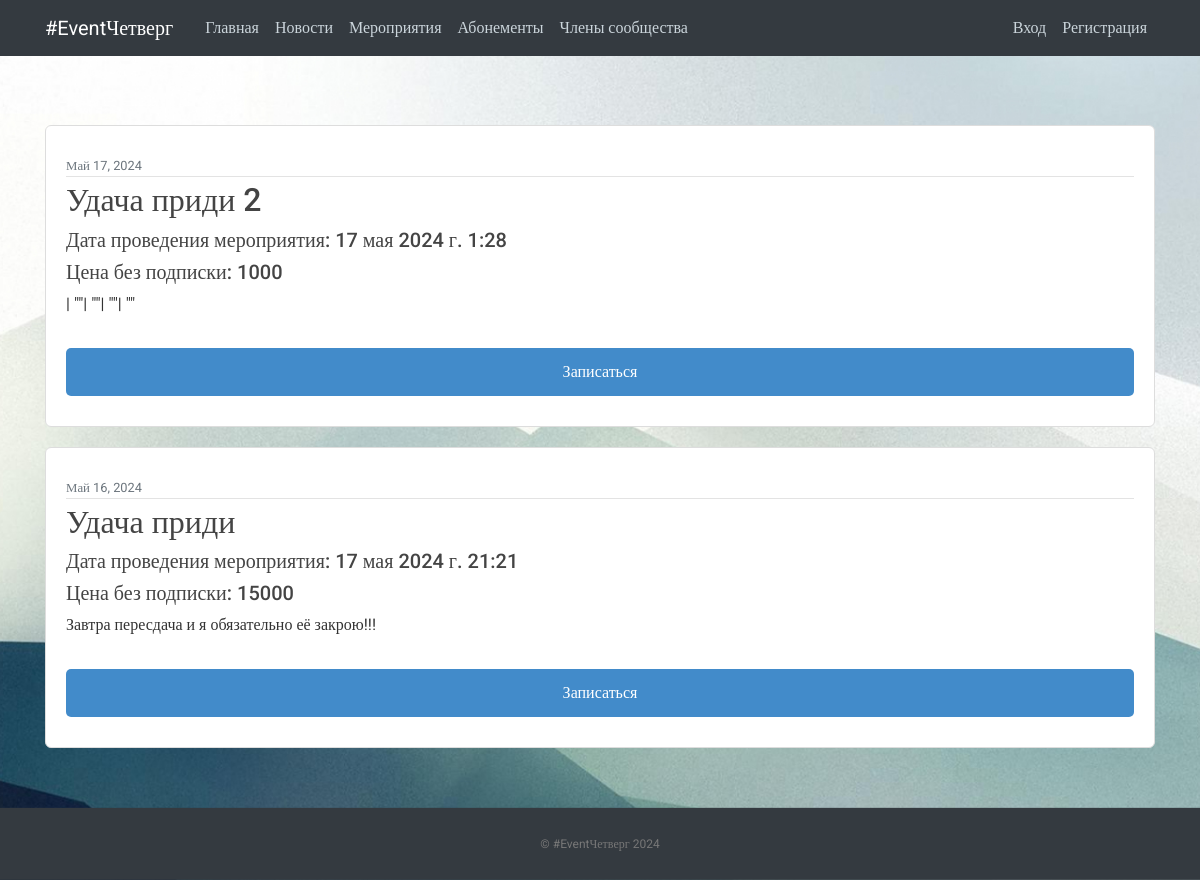
Page /events/ on the earlier database version.
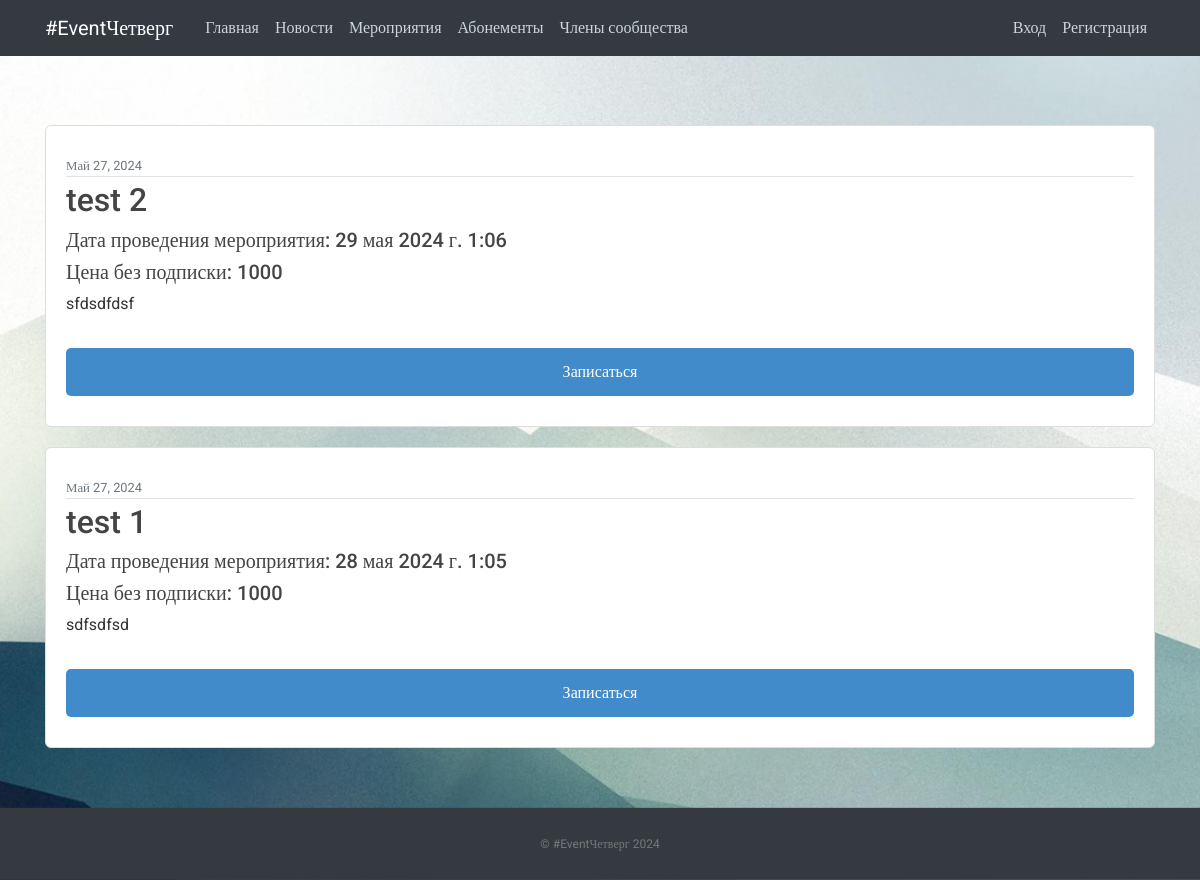
Same page on the later database version.
### vkr/models.py (models this page shows, shortened)
class Event (models.Model):
    title = models.CharField(max_length=100)
    content = models.TextField()
    date_posted = models.DateTimeField(default=timezone.now)
    is_active = models.BooleanField(default=True)
    event_date = models.DateTimeField(default=timezone.now)
    event_price = models.IntegerField(default=1000)

### vkr/views.py (the view)
# urls.py: path('events/', EventListView.as_view(), name='vkr-events'),
class EventListView(ListView):
    queryset = Event.objects.filter(is_active=True)
    template_name = 'vkr/events.html'
    context_object_name = 'events'
    ordering = ['-date_posted']

### vkr/templates/vkr/events.html (shortened to what this page needs)
{% extends "vkr/base.html" %}
{% load static %}
{% block content %}
    <link rel="stylesheet" type="text/css" href="{% static 'modal.css' %}">
    {% for event in events %}
        <article class="media content-section">
            <div class="media-body">
                <div class="article-metadata">
                <small class="text-muted">{{ event.date_posted|date:"F d, Y" }}</small>
                </div>
                <a href="{% url 'event-detail' event.id %}"><h2>{{ event.title }}</h2></a>
                <h5>Дата проведения мероприятия: {{ event.event_date }}</h5>
                <h5>Цена без подписки: {{ event.event_price }}</h5>
                <p class="article-content">{{ event.content }}</p>
                <button class="type_button" onclick="Send({{ event.id }})">Записаться</button>
            </div>
        </article>
    {% endfor %}
{% endblock content %}

Differences in the rows shown:
no longer on this page (row edited): Event: date_posted "Май 17, 2024", title "Удача приди 2", event_date "17 мая 2024 г. 1:28", event_price "1000", content "| \"\"| \"\"| \"\"| \"\""
no longer on this page (row edited): Event: date_posted "Май 16, 2024", title "Удача приди", event_date "17 мая 2024 г. 21:21", event_price "15000", content "Завтра пересдача и я обязательно её закрою!!!"
added Event: date_posted "Май 27, 2024", title "test 2", event_date "29 мая 2024 г. 1:06", event_price "1000", content "sfdsdfdsf"
added Event: date_posted "Май 27, 2024", title "test 1", event_date "28 мая 2024 г. 1:05", event_price "1000", content "sdfsdfsd"
